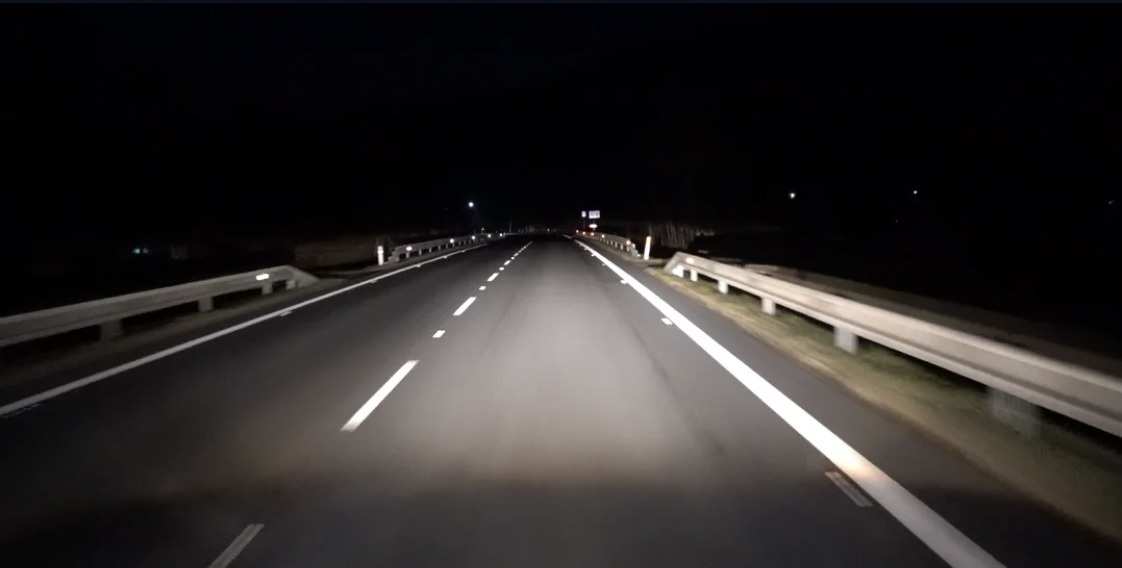
#> input picture images/1.jpg, 1122 x 568 px
$ python -i main.py   (imports and definitions only)
#> lines starting #> are read from the running program, lines starting #| are printed output that depends on the picture; after the words box and inside, x2 and y2 are one past the last pixel; in counts of white or black regions, pixels touching at a corner belong together
import math
import cv2
import matplotlib.pyplot as plt
import matplotlib.image as mpimage
import numpy as np
from moviepy.editor import VideoFileClip

def region_of_interest(image):
    height = image.shape[0]
    width = image.shape[1]

    # points of a triangle
    vertices = [
        (0, height), # bottom-left
        (width / 2 + 25, height / 2 + 25), # around middle
        (width, height), # bottom-right
    ]

    vertices = np.array([vertices], np.int32)

    mask = np.zeros_like(image) # all zeros in shape of the image
    if len(image.shape) > 2: # coloring the whole mask to white
        channel_count = image.shape[2]
        mask_color = (255,) * channel_count
    else:
        mask_color = 255

    cv2.fillPoly(mask, vertices, mask_color) # creating a white triangle shape

    # whole mask will be black, except the triangle, which would be white
    # when perforimg bitwise and operation with image and mask,
    # image parts that overlap with black part of the mask will be black
    # and all parts that overlap with white part of the mask will be colors from the image
    masked_image = cv2.bitwise_and(image, mask)

    return masked_image

# converting an image to a grayscale
def grayscale(image):
    return cv2.cvtColor(image, cv2.COLOR_RGB2GRAY)

def gaussian_blur(image):
    return cv2.GaussianBlur(image, (5, 5), 0)

# applying Canny edge detection
def canny(image):
    return cv2.Canny(image, 100, 200)

# performing Hough Transform to get lines
def hough_transform(image):
    return cv2.HoughLinesP(
        image,
        rho=6, # distance resolution in radians
        theta=np.pi / 60, # angle resolution in radians
        threshold=160, # the minimum number of votes needed to detect a line
        minLineLength=40, # minimum length of a segment to be detected, in pixels
        maxLineGap=25 # maximum gap between segments to be considered as a single line
    )

def draw_lines(image, lines, color=[0, 0, 255], thickness=15):
    if (lines is None):
        return

    img = np.copy(image)  # creating a copy of an original image
    line_image = np.zeros((img.shape[0], img.shape[1], 3), dtype=np.uint8)  # empty image with the dimensions of the original one

    # draw all lines on the line image
    for line in lines:
        for x1, y1, x2, y2 in line:
            # Ensure that x1, y1, x2, y2 are integers
            x1, y1, x2, y2 = int(x1), int(y1), int(x2), int(y2)
            cv2.line(line_image, (x1, y1), (x2, y2), color, thickness)

    # merge the line image with the original image
    img = cv2.addWeighted(img, 0.8, line_image, 1.0, 0.0)

    return img


def calculate_points(image, line):
    slope, intercept = line

    y1 = image.shape[0]
    y2 = int(y1 * 4 / 6)

    x1 = int((y1 - intercept) // slope)
    x2 = int((y2 - intercept) // slope)

    return [x1, y1, x2, y2]

def group_lines(image, lines):
    left_lines = []
    right_lines = []

    for line in lines:
        x1, y1, x2, y2 = line[0]

        if x1 == x2:  # avoid vertical lines
            continue

        parameters = np.polyfit((x1, x2), (y1, y2), 1)  # Fit a line to the points

        slope = parameters[0]
        intercept = parameters[1]

        if slope < 0:
            left_lines.append((slope, intercept))
        else:
            right_lines.append((slope, intercept))

    if left_lines:
        # Compute the average of slopes and intercepts separately
        left_slopes, left_intercepts = zip(*left_lines)
        left_average = (np.mean(left_slopes), np.mean(left_intercepts))
        left_line = calculate_points(image, left_average)
    else:
        left_line = [0, 0, 0, 0]  # Empty if no lines found

    if right_lines:
        right_slopes, right_intercepts = zip(*right_lines)
        right_average = (np.mean(right_slopes), np.mean(right_intercepts))
        right_line = calculate_points(image, right_average)
    else:
        right_line = [0, 0, 0, 0]  # Empty if no lines found

    return [
        [left_line],
        [right_line],
    ]

def process_frame(image):
    gray_image = grayscale(image)
    smooth = gaussian_blur(gray_image)
    cannyed_image = canny(smooth)
    cropped_image = region_of_interest(cannyed_image)

    lines = hough_transform(cropped_image)
    result = draw_lines(image, group_lines(image, lines))

    return result

# [4 lines left out: function process_video, not called in this run]

# [1 line not run here, left out]

>>> import cv2
>>> picture = cv2.cvtColor(cv2.imread('images/1.jpg'), cv2.COLOR_BGR2RGB)
>>> result = process_frame(picture)
#> in canny, `return cv2.Canny(image, 100, 200)`:
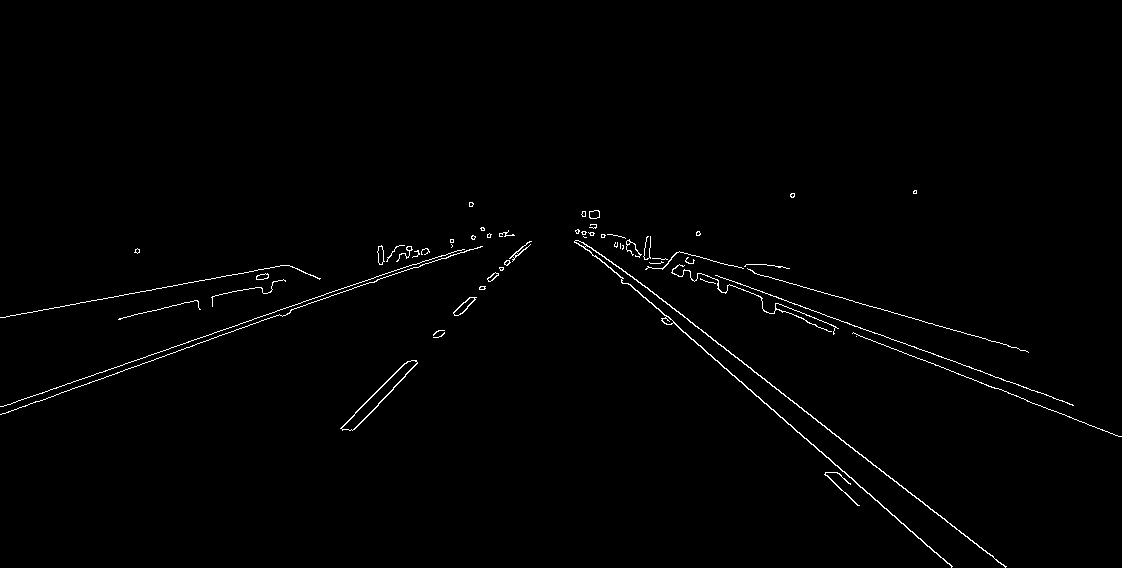
#> returned value: shape (568, 1122); 0.92% white in thin lines or dots, all inside (x1, y1, x2, y2) = (0, 190, 1122, 568)
#> in region_of_interest, `cv2.fillPoly(mask, vertices, mask_color)`:
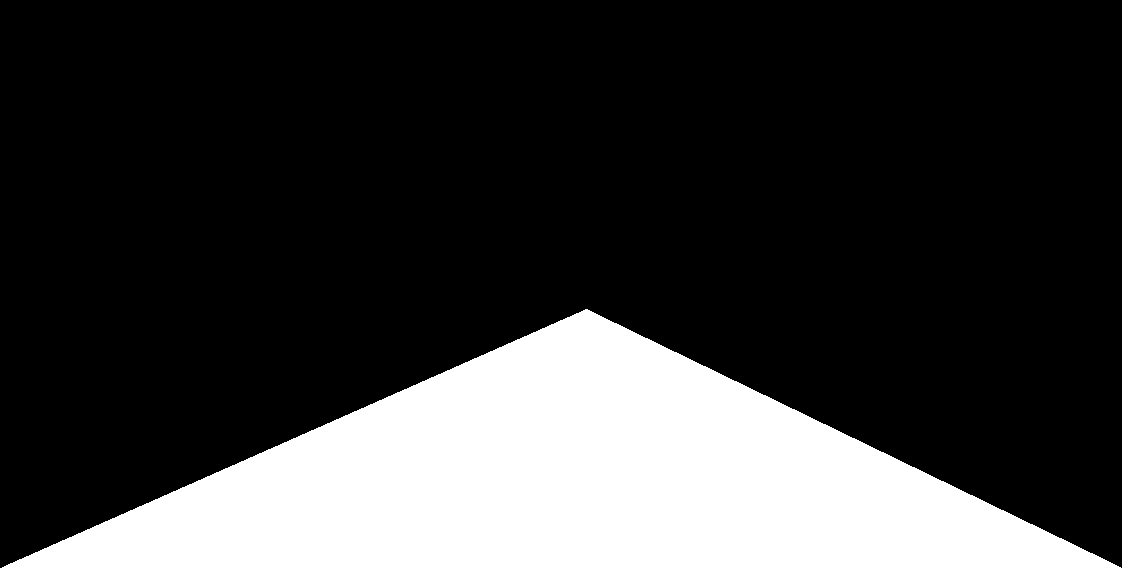
#> mask: shape (568, 1122); 22.8% white; 1 white region, box (x1, y1, x2, y2) and area: (2, 309, 1121, 568) 145340
#> in region_of_interest, `masked_image = cv2.bitwise_and(image, mask)`:
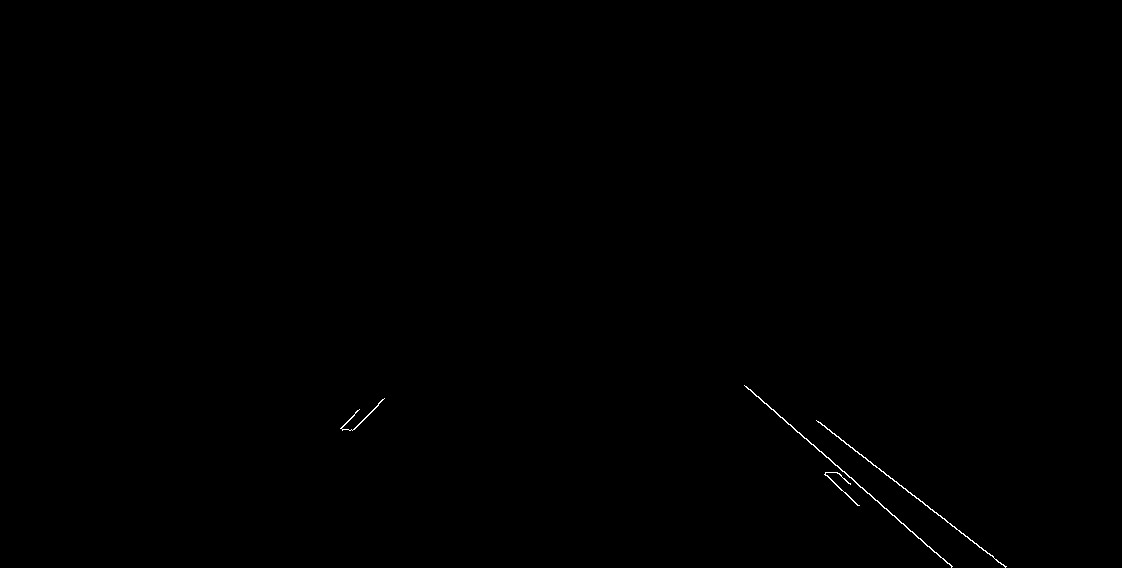
#> masked_image: shape (568, 1122); 0.15% white in thin lines or dots, all inside (x1, y1, x2, y2) = (340, 385, 1007, 568)
#> in process_frame, `lines = hough_transform(cropped_image)`: lines = [[799, 432, 901, 523], [855, 451, 905, 488], [773, 409, 860, 487], [910, 492, 970, 540]]
#> the loop in group_lines, `for line in lines:` made 4 passes
#> (x1, y1, x2, y2, slope, intercept) on passes 1 to 4: (799, 432, 901, 523, 0.892, -280.8), (855, 451, 905, 488, 0.74, -181.7), (773, 409, 860, 487, 0.897, -284), (910, 492, 970, 540, 0.8, -236)
#> after the loop in group_lines, `for line in lines:`: left_lines = []; right_lines = [(0.892, -280.8), (0.74, -181.7), (0.897, -284), (0.8, -236)]
#> in group_lines, `right_slopes, right_intercepts = zip(*right_lines)`: right_slopes = (0.892, 0.74, 0.897, 0.8); right_intercepts = (-280.8, -181.7, -284, -236)
#> in group_lines, `right_average = (np.mean(right_slopes), np.mean(right_intercepts))`: right_average = (0.832, -245.6)
#> in calculate_points, `slope, intercept = line`: slope = 0.832; intercept = -245.6
#> in calculate_points, `x1 = int((y1 - intercept) // slope)`: x1 = 977
#> in calculate_points, `x2 = int((y2 - intercept) // slope)`: x2 = 749
#> in group_lines, `right_line = calculate_points(image, right_average)`: right_line = [977, 568, 749, 378]
#> the loop in draw_lines, `for line in lines:` made 2 passes
#> line on passes 1 to 2: [[0, 0, 0, 0]], [[977, 568, 749, 378]]
#> in draw_lines, `img = cv2.addWeighted(img, 0.8, line_image, 1.0, 0.0)`:
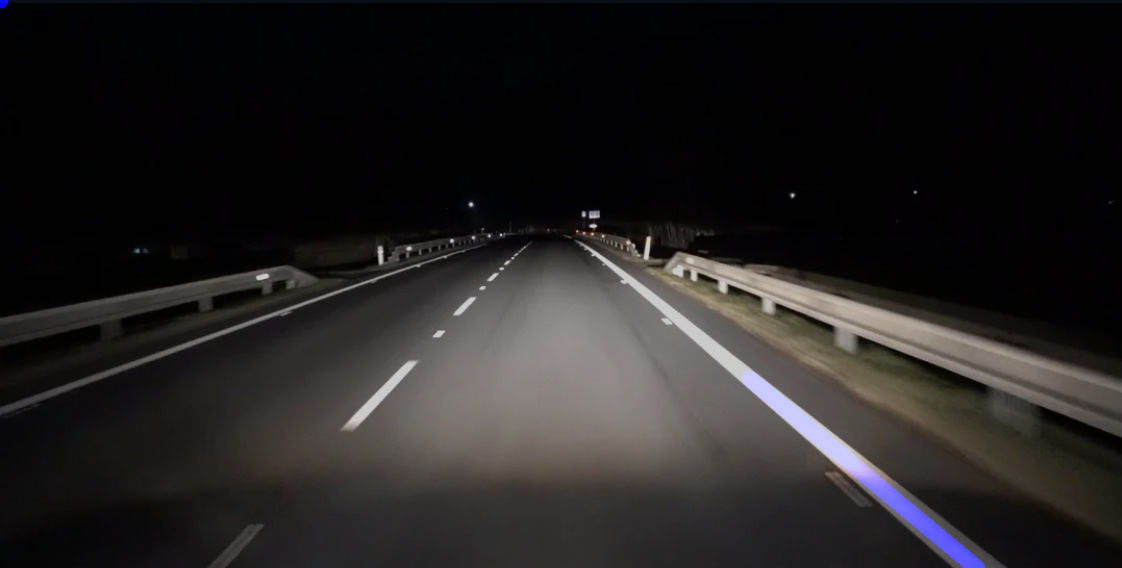
#> img: shape (568, 1122, 3); mean R, G, B 35.7, 33.3, 33.4

$ run again, on images/2.jpg
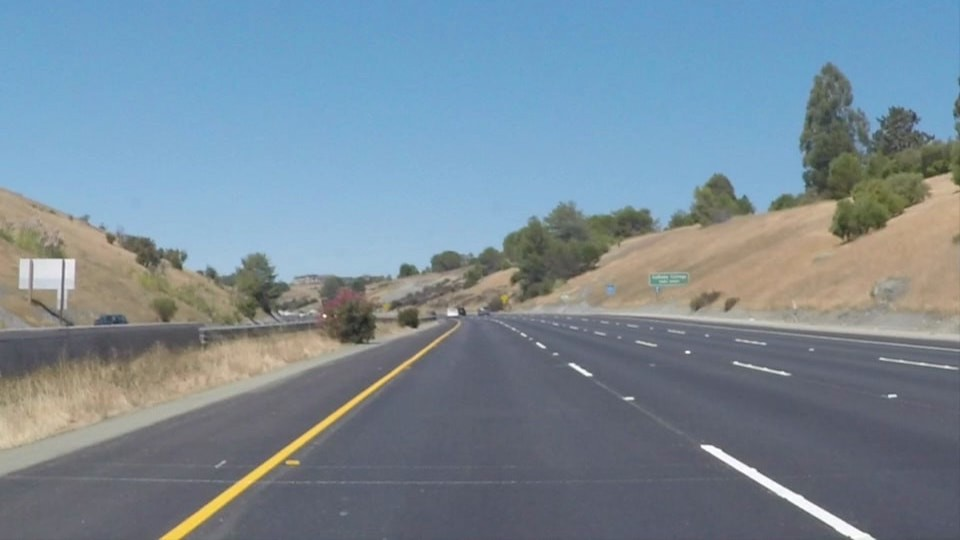
#> input picture images/2.jpg, 960 x 540 px
#> in canny, `return cv2.Canny(image, 100, 200)`:
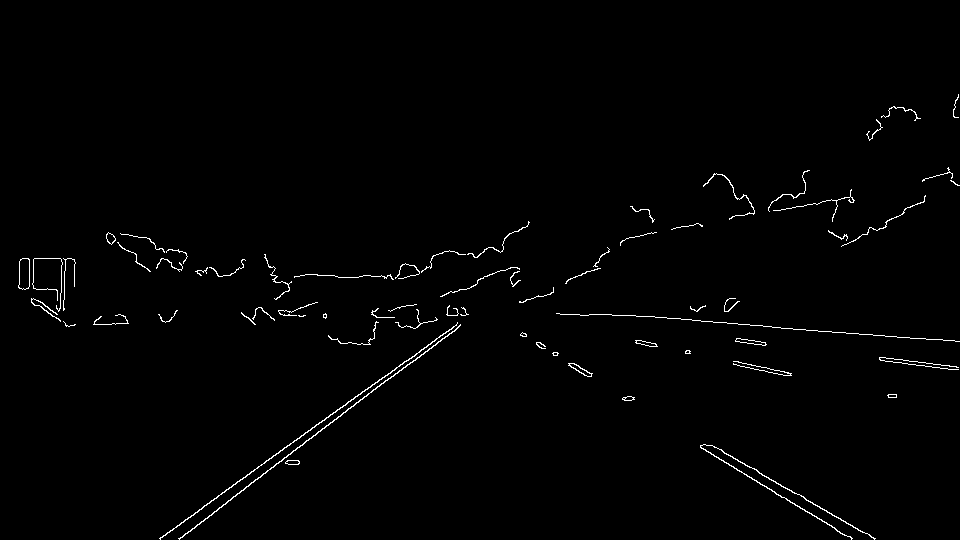
#> returned value: shape (540, 960); 1.1% white in thin lines or dots, all inside (x1, y1, x2, y2) = (18, 94, 960, 540)
#> mask: shape (540, 960); 22.7% white; 1 white region, box (x1, y1, x2, y2) and area: (2, 295, 960, 540) 117712
#> masked_image: shape (540, 960); 0.33% white in thin lines or dots, all inside (x1, y1, x2, y2) = (159, 314, 876, 540)
#> lines = [[159, 538, 365, 389], [521, 333, 591, 373], [243, 490, 297, 447], [791, 490, 875, 538], [182, 537, 241, 490], [710, 445, 874, 539], [342, 413, 455, 330], [211, 515, 276, 463], [700, 445, 781, 497], [160, 539, 457, 323], [712, 445, 873, 538], [524, 336, 585, 375]]
#> the loop in group_lines, `for line in lines:` made 12 passes
#> (x1, y1, x2, y2, slope, intercept) on passes 1 to 8: (159, 538, 365, 389, -0.723, 653), (521, 333, 591, 373, 0.571, 35.29), (243, 490, 297, 447, -0.796, 683.5), (791, 490, 875, 538, 0.571, 38), (182, 537, 241, 490, -0.797, 682), (710, 445, 874, 539, 0.573, 38.05), (342, 413, 455, 330, -0.735, 664.2), (211, 515, 276, 463, -0.8, 683.8)
#> after the loop in group_lines, `for line in lines:`: left_lines = [(-0.723, 653), (-0.796, 683.5), (-0.797, 682), (-0.735, 664.2), (-0.8, 683.8), (-0.727, 655.4)]; right_lines = [(0.571, 35.29), (0.571, 38), (0.573, 38.05), (0.642, -4.38), (0.578, 33.72), (0.639, 0.984)]
#> left_slopes = (-0.723, -0.796, -0.797, -0.735, -0.8, -0.727); left_intercepts = (653, 683.5, 682, 664.2, 683.8, 655.4)
#> left_average = (-0.763, 670.3)
#> in calculate_points, `slope, intercept = line`: slope = -0.763; intercept = 670.3
#> in calculate_points, `x1 = int((y1 - intercept) // slope)`: x1 = 170
#> in calculate_points, `x2 = int((y2 - intercept) // slope)`: x2 = 406
#> left_line = [170, 540, 406, 360]
#> right_slopes = (0.571, 0.571, 0.573, 0.642, 0.578, 0.639); right_intercepts = (35.29, 38, 38.05, -4.38, 33.72, 0.984)
#> right_average = (0.596, 23.61)
#> right_line = [866, 540, 564, 360]
#> the loop in draw_lines, `for line in lines:` made 2 passes
#> in draw_lines, `img = cv2.addWeighted(img, 0.8, line_image, 1.0, 0.0)`:
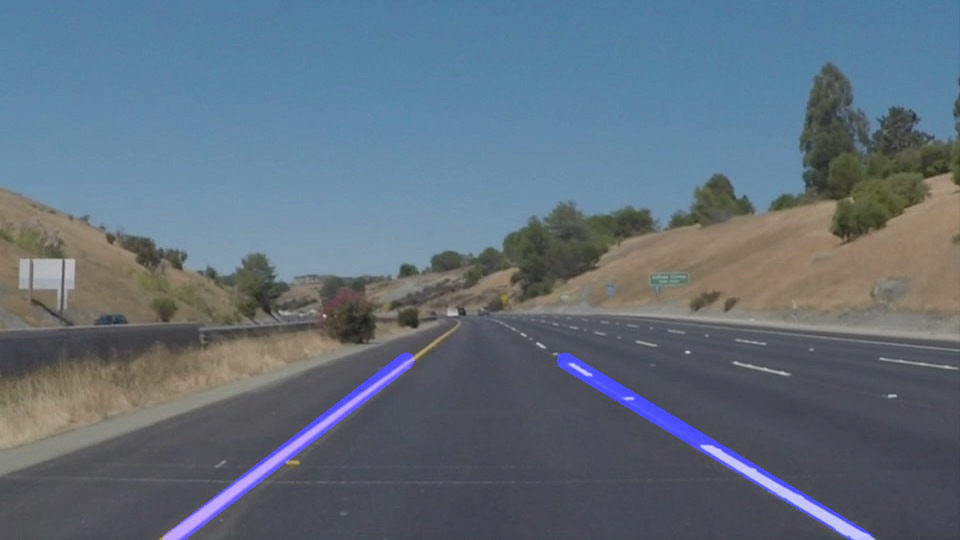
#> img: shape (540, 960, 3); mean R, G, B 96.6, 110.9, 124.5

$ run again, on images/3.jpg
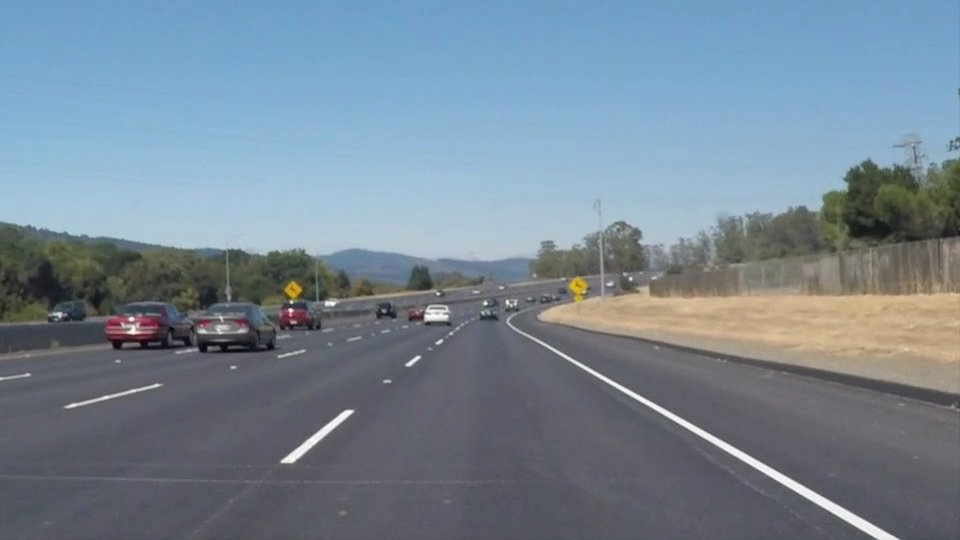
#> input picture images/3.jpg, 960 x 540 px
#> in canny, `return cv2.Canny(image, 100, 200)`:
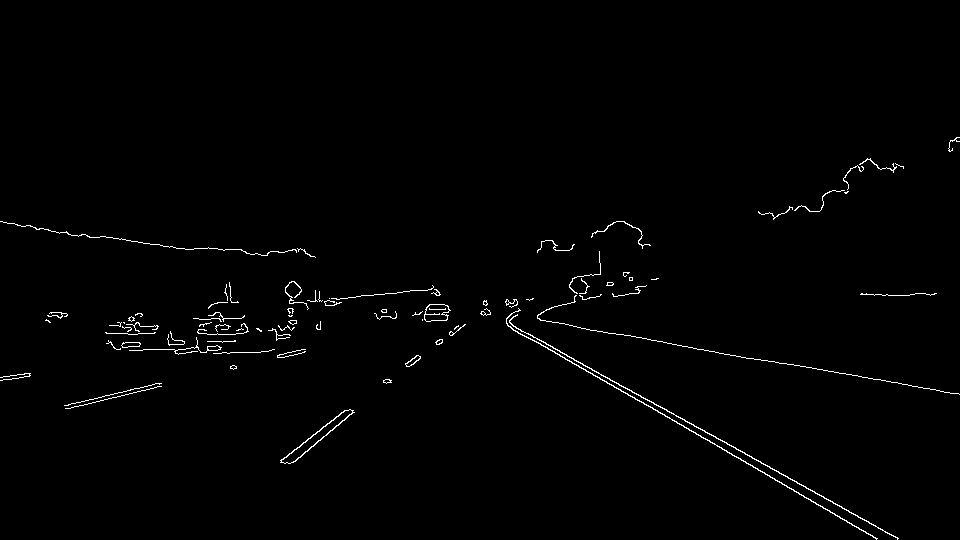
#> returned value: shape (540, 960); 1% white in thin lines or dots, all inside (x1, y1, x2, y2) = (0, 137, 960, 540)
#> mask: shape (540, 960); 22.7% white; 1 white region, box (x1, y1, x2, y2) and area: (2, 295, 960, 540) 117712
#> masked_image: shape (540, 960); 0.33% white in thin lines or dots, all inside (x1, y1, x2, y2) = (280, 299, 899, 540)
#> lines = [[701, 437, 876, 538], [667, 411, 715, 436], [632, 392, 684, 419], [770, 468, 814, 491], [482, 311, 873, 536], [543, 341, 633, 392], [693, 424, 767, 466], [384, 382, 486, 308], [383, 381, 458, 326], [538, 342, 829, 510], [758, 460, 860, 518], [387, 382, 487, 309]]
#> the loop in group_lines, `for line in lines:` made 12 passes
#> (x1, y1, x2, y2, slope, intercept) on passes 1 to 8: (701, 437, 876, 538, 0.577, 32.42), (667, 411, 715, 436, 0.521, 63.6), (632, 392, 684, 419, 0.519, 63.85), (770, 468, 814, 491, 0.523, 65.5), (482, 311, 873, 536, 0.575, 33.63), (543, 341, 633, 392, 0.567, 33.3), (693, 424, 767, 466, 0.568, 30.68), (384, 382, 486, 308, -0.725, 660.6)
#> after the loop in group_lines, `for line in lines:`: left_lines = [(-0.725, 660.6), (-0.733, 661.9), (-0.73, 664.5)]; right_lines = [(0.577, 32.42), (0.521, 63.6), (0.519, 63.85), (0.523, 65.5), (0.575, 33.63), (0.567, 33.3), (0.568, 30.68), (0.577, 31.4), (0.569, 28.98)]
#> left_slopes = (-0.725, -0.733, -0.73); left_intercepts = (660.6, 661.9, 664.5)
#> left_average = (-0.73, 662.3)
#> in calculate_points, `slope, intercept = line`: slope = -0.73; intercept = 662.3
#> in calculate_points, `x1 = int((y1 - intercept) // slope)`: x1 = 167
#> in calculate_points, `x2 = int((y2 - intercept) // slope)`: x2 = 414
#> left_line = [167, 540, 414, 360]
#> right_slopes = (0.577, 0.521, 0.519, 0.523, 0.575, 0.567, 0.568, 0.577, 0.569); right_intercepts = (32.42, 63.6, 63.85, 65.5, 33.63, 33.3, 30.68, 31.4, 28.98)
#> right_average = (0.555, 42.6)
#> right_line = [896, 540, 571, 360]
#> the loop in draw_lines, `for line in lines:` made 2 passes
#> in draw_lines, `img = cv2.addWeighted(img, 0.8, line_image, 1.0, 0.0)`:
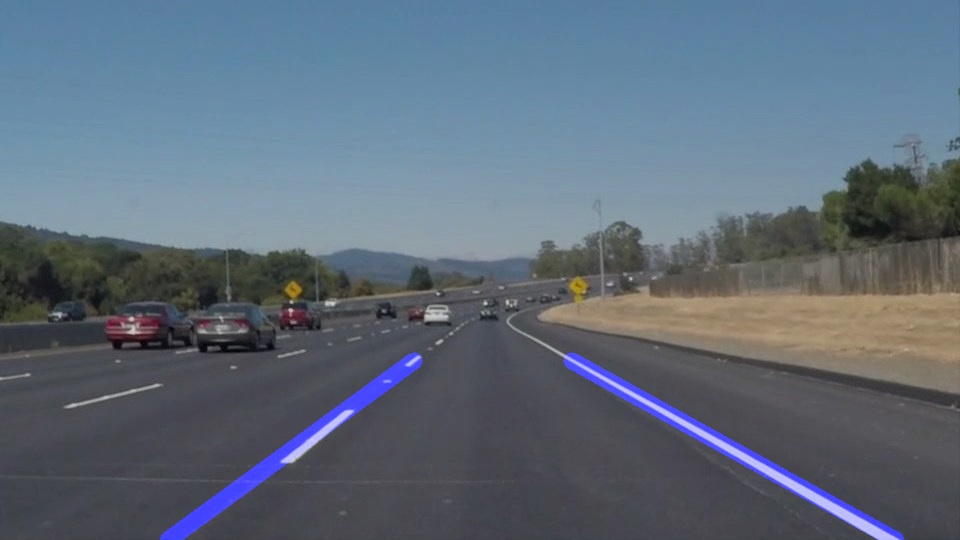
#> img: shape (540, 960, 3); mean R, G, B 94.8, 107.6, 121.7
